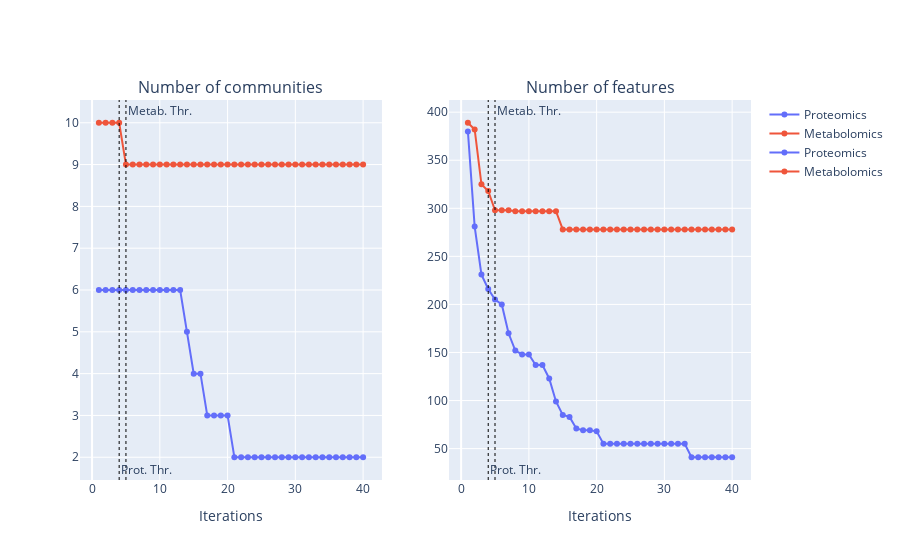

The notebook cell this image was saved under:
### Code cell
i = 40


fig = make_subplots(rows=1, cols=2, subplot_titles=['Number of communities', 'Number of features'])

fig.add_trace(go.Scatter(
    x=np.arange(1,i+1),
    y=[len(i) for i in qqcoms][:i],
    mode='lines+markers',
    name='Proteomics', marker_color=palette[0]
), col=1, row=1)
fig.add_trace(go.Scatter(
    x=np.arange(1,i+1),
    y=[len(i) for i in mmcoms][:i],
    mode='lines+markers',
    name='Metabolomics', marker_color=palette[1]
), col=1, row=1)

fig.add_trace(go.Scatter(
    x=np.arange(1,i+1),
    y=[sum([len(j) for j in i]) for i in qqcoms][:i],
    mode='lines+markers',
    name='Proteomics', marker_color=palette[0]
), col=2, row=1)
fig.add_trace(go.Scatter(
    x=np.arange(1,i+1),
    y=[sum([len(j) for j in i]) for i in mmcoms][:i],
    mode='lines+markers',
    name='Metabolomics', marker_color=palette[1]
), col=2, row=1)

fig.add_vline(x=qqThr+1,line_width=1, line_dash="dot", line_color="black", 
              annotation_text='Prot. Thr.', annotation_position='bottom right')
fig.add_vline(x=mmThr+1,line_width=1, line_dash="dot", line_color="black", 
              annotation_text='Metab. Thr.', annotation_position='top right')

fig.update_xaxes(title='Iterations')

fig.show()
with open(file, 'a') as f:
    f.write(fig.to_html(full_html=False, include_plotlyjs='cdn', default_height='50%', default_width='80%'))

### Figure 1 — Plotly figure (JSON) as saved in the notebook; plotly's stock layout.template omitted (floating-point values rounded to 4 significant figures)
{"data": [{"marker": {"color": "#636EFA"}, "mode": "lines+markers", "name": "Proteomics", "type": "scatter", "x": [1, 2, 3, 4, 5, 6, 7, 8, 9, 10, 11, 12, 13, 14, 15, 16, 17, 18, 19, 20, 21, 22, 23, 24, 25, 26, 27, 28, 29, 30, 31, 32, 33, 34, 35, 36, 37, 38, 39, 40], "xaxis": "x", "y": [6, 6, 6, 6, 6, 6, 6, 6, 6, 6, 6, 6, 6, 5, 4, 4, 3, 3, 3, 3, 2, 2, 2, 2, 2, 2, 2, 2, 2, 2, 2, 2, 2, 2, 2, 2, 2, 2, 2, 2], "yaxis": "y"}, {"marker": {"color": "#EF553B"}, "mode": "lines+markers", "name": "Metabolomics", "type": "scatter", "x": [1, 2, 3, 4, 5, 6, 7, 8, 9, 10, 11, 12, 13, 14, 15, 16, 17, 18, 19, 20, 21, 22, 23, 24, 25, 26, 27, 28, 29, 30, 31, 32, 33, 34, 35, 36, 37, 38, 39, 40], "xaxis": "x", "y": [10, 10, 10, 10, 9, 9, 9, 9, 9, 9, 9, 9, 9, 9, 9, 9, 9, 9, 9, 9, 9, 9, 9, 9, 9, 9, 9, 9, 9, 9, 9, 9, 9, 9, 9, 9, 9, 9, 9, 9], "yaxis": "y"}, {"marker": {"color": "#636EFA"}, "mode": "lines+markers", "name": "Proteomics", "type": "scatter", "x": [1, 2, 3, 4, 5, 6, 7, 8, 9, 10, 11, 12, 13, 14, 15, 16, 17, 18, 19, 20, 21, 22, 23, 24, 25, 26, 27, 28, 29, 30, 31, 32, 33, 34, 35, 36, 37, 38, 39, 40], "xaxis": "x2", "y": [380, 281, 231, 216, 205, 200, 170, 152, 148, 148, 137, 137, 123, 99, 85, 83, 71, 69, 69, 68, 55, 55, 55, 55, 55, 55, 55, 55, 55, 55, 55, 55, 55, 41, 41, 41, 41, 41, 41, 41], "yaxis": "y2"}, {"marker": {"color": "#EF553B"}, "mode": "lines+markers", "name": "Metabolomics", "type": "scatter", "x": [1, 2, 3, 4, 5, 6, 7, 8, 9, 10, 11, 12, 13, 14, 15, 16, 17, 18, 19, 20, 21, 22, 23, 24, 25, 26, 27, 28, 29, 30, 31, 32, 33, 34, 35, 36, 37, 38, 39, 40], "xaxis": "x2", "y": [389, 382, 325, 318, 298, 298, 298, 297, 297, 297, 297, 297, 297, 297, 278, 278, 278, 278, 278, 278, 278, 278, 278, 278, 278, 278, 278, 278, 278, 278, 278, 278, 278, 278, 278, 278, 278, 278, 278, 278], "yaxis": "y2"}], "layout": {"annotations": [{"font": {"size": 16}, "showarrow": false, "text": "Number of communities", "x": 0.225, "xanchor": "center", "xref": "paper", "y": 1, "yanchor": "bottom", "yref": "paper"}, {"font": {"size": 16}, "showarrow": false, "text": "Number of features", "x": 0.775, "xanchor": "center", "xref": "paper", "y": 1, "yanchor": "bottom", "yref": "paper"}, {"showarrow": false, "text": "Prot. Thr.", "x": 4, "xanchor": "left", "xref": "x", "y": 0, "yanchor": "bottom", "yref": "y domain"}, {"showarrow": false, "text": "Prot. Thr.", "x": 4, "xanchor": "left", "xref": "x2", "y": 0, "yanchor": "bottom", "yref": "y2 domain"}, {"showarrow": false, "text": "Metab. Thr.", "x": 5, "xanchor": "left", "xref": "x", "y": 1, "yanchor": "top", "yref": "y domain"}, {"showarrow": false, "text": "Metab. Thr.", "x": 5, "xanchor": "left", "xref": "x2", "y": 1, "yanchor": "top", "yref": "y2 domain"}], "shapes": [{"line": {"color": "black", "dash": "dot", "width": 1}, "type": "line", "x0": 4, "x1": 4, "xref": "x", "y0": 0, "y1": 1, "yref": "y domain"}, {"line": {"color": "black", "dash": "dot", "width": 1}, "type": "line", "x0": 4, "x1": 4, "xref": "x2", "y0": 0, "y1": 1, "yref": "y2 domain"}, {"line": {"color": "black", "dash": "dot", "width": 1}, "type": "line", "x0": 5, "x1": 5, "xref": "x", "y0": 0, "y1": 1, "yref": "y domain"}, {"line": {"color": "black", "dash": "dot", "width": 1}, "type": "line", "x0": 5, "x1": 5, "xref": "x2", "y0": 0, "y1": 1, "yref": "y2 domain"}], "xaxis": {"anchor": "y", "domain": [0, 0.45], "title": {"text": "Iterations"}}, "xaxis2": {"anchor": "y2", "domain": [0.55, 1], "title": {"text": "Iterations"}}, "yaxis": {"anchor": "x", "domain": [0, 1]}, "yaxis2": {"anchor": "x2", "domain": [0, 1]}}}
